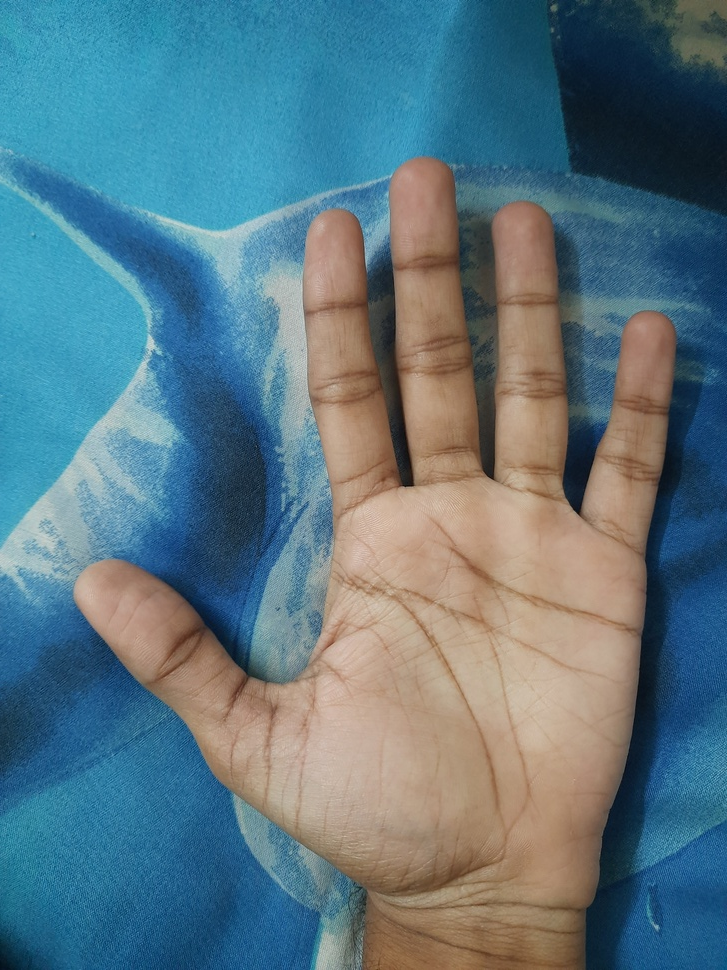
#> input picture Palm-Astro-Application/data/images/20251128_085131.jpg, 727 x 970 px, shrunk from 3000 x 4000 before the run
$ python -i palm_roi_extractor.py   (imports and definitions only)
#> lines starting #> are read from the running program, lines starting #| are printed output that depends on the picture
#> further down, picture is the input picture: shape (970, 727, 3); mean B, G, R 130, 118.8, 91
# -*- coding: utf-8 -*-
"""
Palm ROI Extractor — 移植自 Huterox/palm_recongnition
https://github.com/Huterox/palm_recongnition

核心流程（与原项目一致）：
  1. 手部关键点检测（OpenCV DNN + MediaPipe hand_landmark.tflite）
  2. 图像旋转矫正（腕部→中指MCP向量对齐Y轴）
  3. 手部分割（GrabCut，替代原项目的 ModelScope ResNet50）
  4. PSO 算法精确定位掌心圆心和最大内接圆半径
  5. 提取 ROI（正方形 + 圆形）
"""

import cv2
import numpy as np
import os
import urllib.request


# ─────────────────────────────────────────────────────────────────────────────
# 1. PSO 算法（直接移植自 palm_roi_ext/palm_core/position_fitness/pso.py）
# ─────────────────────────────────────────────────────────────────────────────

class PSOInstance:
    # [48 lines left out: functions __init__, _init_population, optimize, not called in this run]

    def get_best_solution(self):
        return self.global_best_position, self.global_best_fitness


# ─────────────────────────────────────────────────────────────────────────────
# 2. PSO 掌心定位（移植自 palm_pso.py）
# ─────────────────────────────────────────────────────────────────────────────

class PsoPositionPalm:
    """用 PSO 在二值手掌图像中寻找最大内接圆（掌心 ROI）。"""

    # [82 lines left out: functions __init__, fitness, optimize, rotate_hand_image, not called in this run]


# ─────────────────────────────────────────────────────────────────────────────
# 4. 手部分割（GrabCut，替代原项目 ModelScope ResNet50）
# ─────────────────────────────────────────────────────────────────────────────

def segment_hand_grabcut(image, key_points=None):
    """
    用 GrabCut 分割手部区域，返回 (hand_only_image, binary_mask)。
    如果提供了关键点，用关键点的包围盒初始化 GrabCut 矩形。
    """
    h, w = image.shape[:2]
#> h = 970; w = 727

    if key_points is not None and len(key_points) > 0:
        xs = np.clip([int(p[0]) for p in key_points], 0, w - 1)
        ys = np.clip([int(p[1]) for p in key_points], 0, h - 1)
        pad = int(min(w, h) * 0.05)
        x1 = max(0, xs.min() - pad)
        y1 = max(0, ys.min() - pad)
        x2 = min(w - 1, xs.max() + pad)
        y2 = min(h - 1, ys.max() + pad)
        rect = (x1, y1, x2 - x1, y2 - y1)
    else:
        margin = int(min(w, h) * 0.05)
#> margin = 36
        rect = (margin, margin, w - 2 * margin, h - 2 * margin)
#> rect = (36, 36, 655, 898)

    mask_gc = np.zeros((h, w), np.uint8)
    bgd_model = np.zeros((1, 65), np.float64)
    fgd_model = np.zeros((1, 65), np.float64)
    try:
        cv2.grabCut(image, mask_gc, rect, bgd_model, fgd_model, 5, cv2.GC_INIT_WITH_RECT)
    except Exception:
        # GrabCut 失败时退化为简单阈值分割
        gray = cv2.cvtColor(image, cv2.COLOR_BGR2GRAY) if image.ndim == 3 else image
        _, binary = cv2.threshold(gray, 0, 255, cv2.THRESH_BINARY + cv2.THRESH_OTSU)
        hand_only = cv2.bitwise_and(image, image,
                                    mask=(binary > 0).astype(np.uint8) * 255)
        return hand_only, binary

    fg_mask = np.where((mask_gc == cv2.GC_FGD) | (mask_gc == cv2.GC_PR_FGD), 255, 0).astype(np.uint8)

    # 形态学清理
    kernel = cv2.getStructuringElement(cv2.MORPH_ELLIPSE, (7, 7))
    fg_mask = cv2.morphologyEx(fg_mask, cv2.MORPH_CLOSE, kernel, iterations=2)
    fg_mask = cv2.morphologyEx(fg_mask, cv2.MORPH_OPEN,  kernel, iterations=1)

    hand_only = cv2.bitwise_and(image, image, mask=fg_mask)
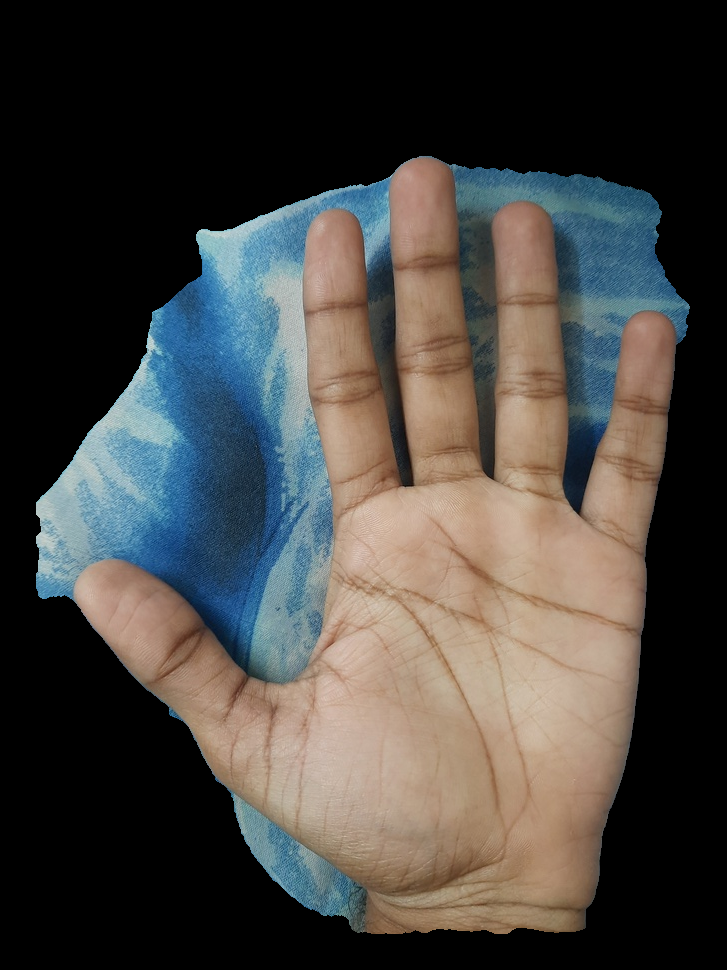
#> hand_only: shape (970, 727, 3); mean B, G, R 63.7, 67.2, 69.9
    return hand_only, fg_mask


# ─────────────────────────────────────────────────────────────────────────────
# 5. 初始化圆心（移植自 positions.py TriangleTransform）
# ─────────────────────────────────────────────────────────────────────────────

# [22 lines left out: functions get_init_center_from_keypoints, get_init_center_from_binary, not called in this run]


# ─────────────────────────────────────────────────────────────────────────────
# 6. 手部关键点检测（OpenCV DNN + MediaPipe hand_landmark ONNX）
# ─────────────────────────────────────────────────────────────────────────────

_MODEL_DIR  = os.path.join(os.path.dirname(__file__), "models")
_ONNX_URL   = "https://huggingface.co/opencv/opencv_zoo/resolve/main/models/handpose_estimation_mediapipe/handpose_estimation_mediapipe_2023feb.onnx"
_ONNX_PATH  = os.path.join(_MODEL_DIR, "hand_landmark.onnx")

_ort_session = None   # 懒加载


# [172 lines left out: functions _ensure_model, detect_hand_keypoints_dnn, extract_palm_roi, _extract_roi, not called in this run]

>>> import cv2
>>> picture = cv2.imread('../data/images/20251128_085131.jpg')
>>> result = segment_hand_grabcut(picture)

$ run again, on Palm-Astro-Application/data/images/20251128_085137.jpg
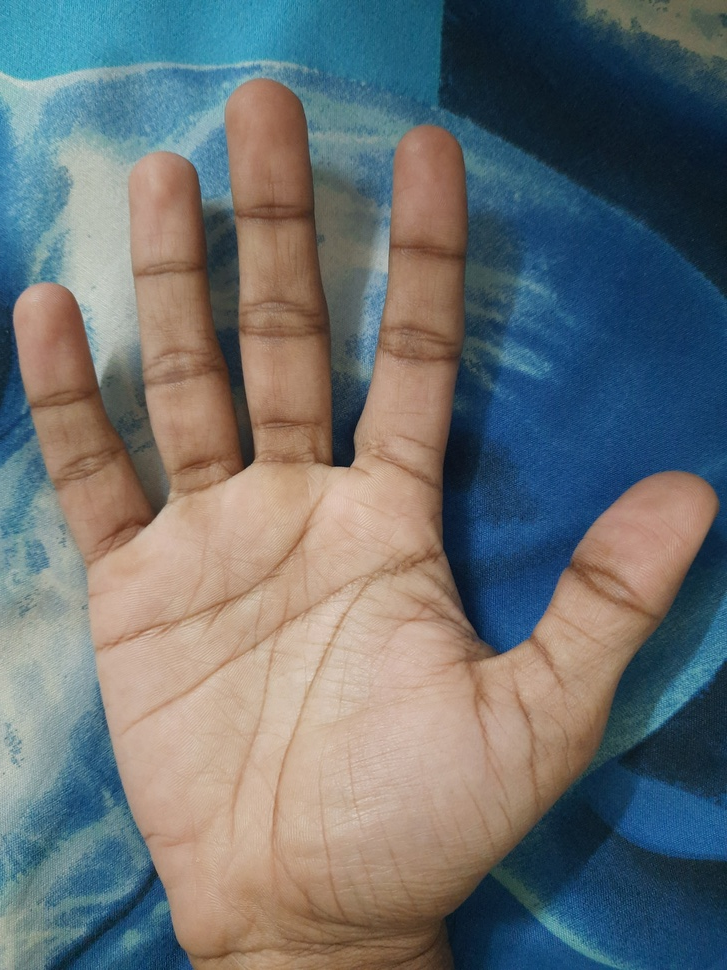
#> input picture Palm-Astro-Application/data/images/20251128_085137.jpg, 727 x 970 px, shrunk from 3000 x 4000 before the run
#> picture is the input picture: shape (970, 727, 3); mean B, G, R 114.7, 113, 107.4
#> in segment_hand_grabcut, `hand_only = cv2.bitwise_and(image, image, mask=fg_mask)`:
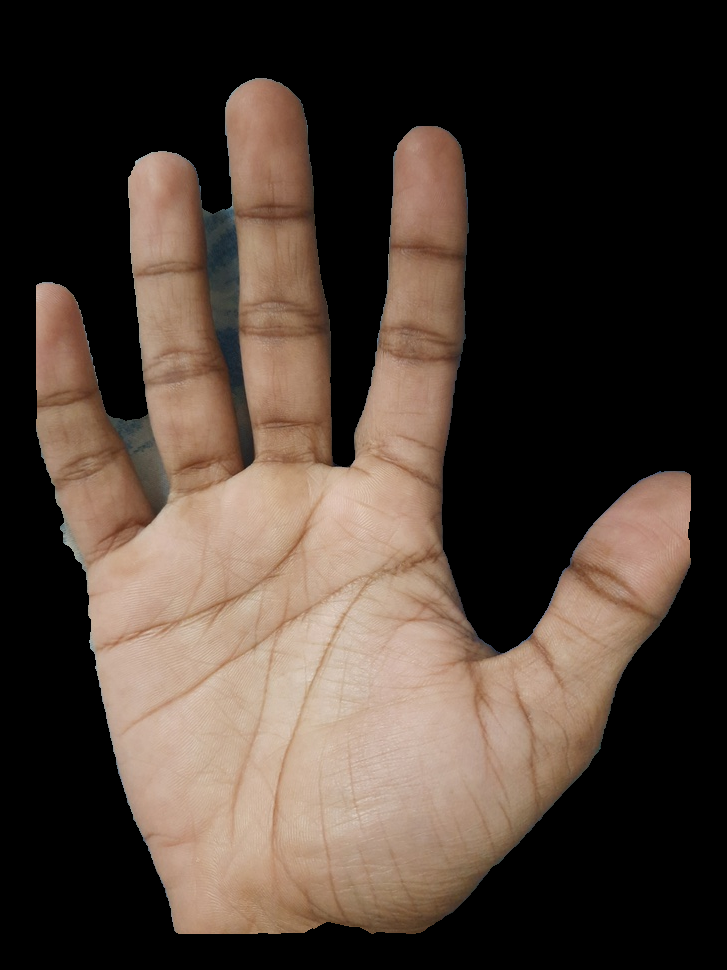
#> hand_only: shape (970, 727, 3); mean B, G, R 51.6, 60.9, 74.5

$ run again, on Palm-Astro-Application/data/images/20251128_091129.jpg
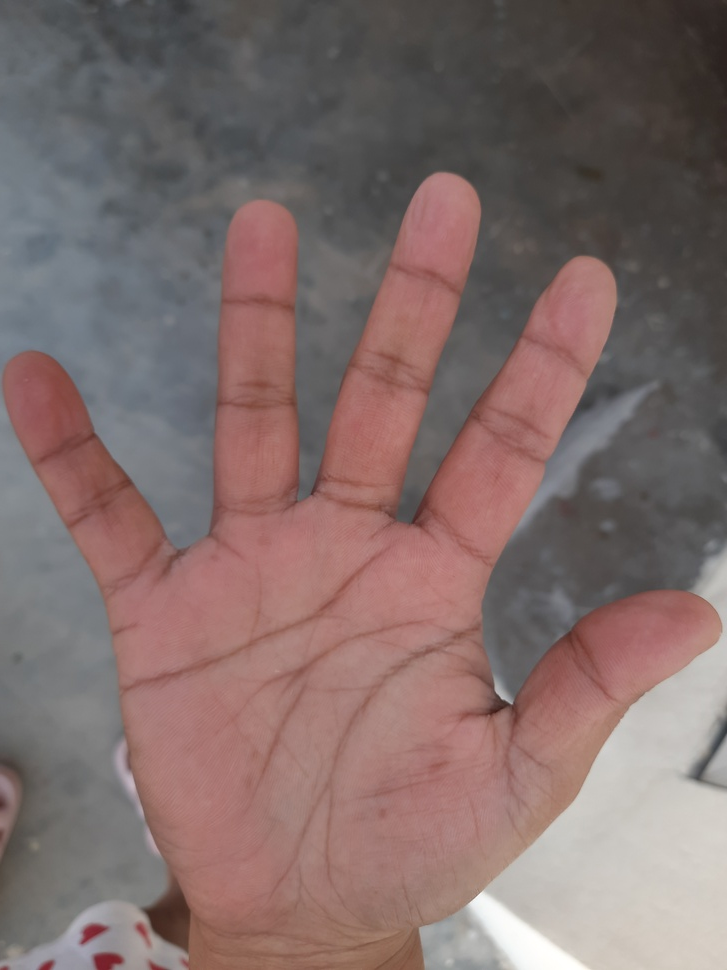
#> input picture Palm-Astro-Application/data/images/20251128_091129.jpg, 727 x 970 px, shrunk from 3000 x 4000 before the run
#> picture is the input picture: shape (970, 727, 3); mean B, G, R 106.8, 108.9, 128.6
#> in segment_hand_grabcut, `hand_only = cv2.bitwise_and(image, image, mask=fg_mask)`:
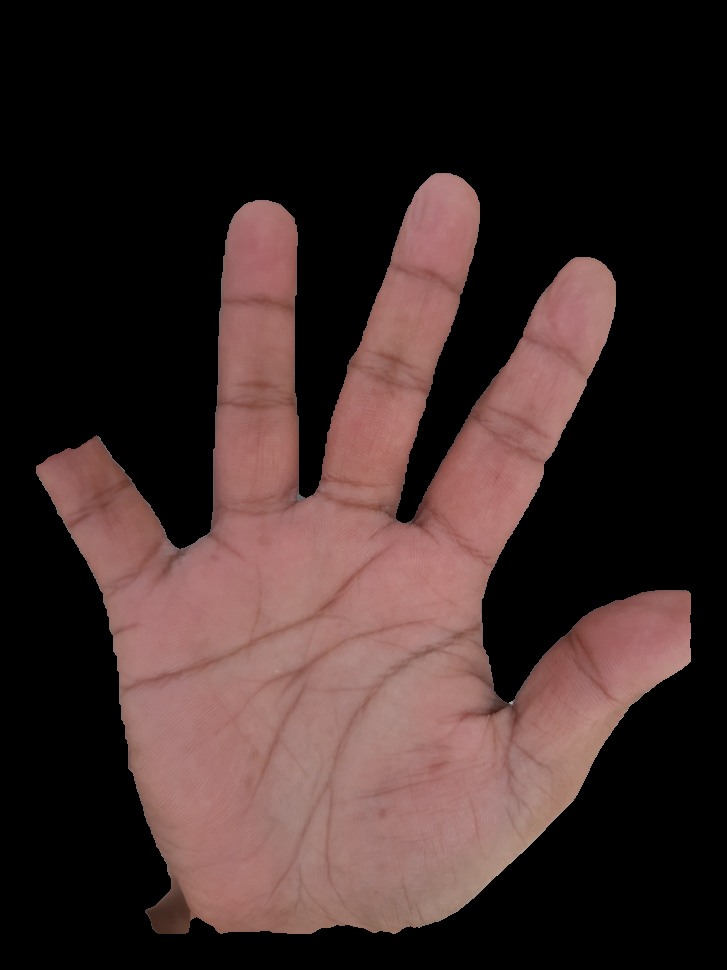
#> hand_only: shape (970, 727, 3); mean B, G, R 39.8, 41.7, 59.5
